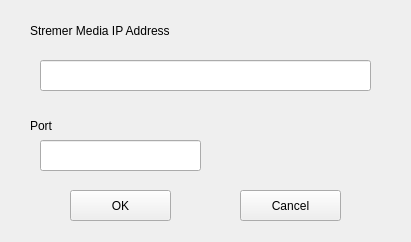
<?xml version="1.0" encoding="UTF-8"?>
<ui version="4.0">
 <class>Address</class>
 <widget class="QWidget" name="Address">
  <property name="geometry">
   <rect>
    <x>0</x>
    <y>0</y>
    <width>411</width>
    <height>242</height>
   </rect>
  </property>
  <property name="windowTitle">
   <string>Form</string>
  </property>
  <widget class="QLabel" name="IPlabel">
   <property name="geometry">
    <rect>
     <x>30</x>
     <y>10</y>
     <width>151</width>
     <height>41</height>
    </rect>
   </property>
   <property name="text">
    <string>Stremer Media IP Address</string>
   </property>
  </widget>
  <widget class="QLineEdit" name="IPText">
   <property name="geometry">
    <rect>
     <x>40</x>
     <y>60</y>
     <width>331</width>
     <height>31</height>
    </rect>
   </property>
  </widget>
  <widget class="QPushButton" name="OKbtn">
   <property name="geometry">
    <rect>
     <x>70</x>
     <y>190</y>
     <width>101</width>
     <height>31</height>
    </rect>
   </property>
   <property name="text">
    <string>OK</string>
   </property>
  </widget>
  <widget class="QPushButton" name="Canbtn">
   <property name="geometry">
    <rect>
     <x>240</x>
     <y>190</y>
     <width>101</width>
     <height>31</height>
    </rect>
   </property>
   <property name="text">
    <string>Cancel</string>
   </property>
  </widget>
  <widget class="QLabel" name="PortLabel">
   <property name="geometry">
    <rect>
     <x>30</x>
     <y>100</y>
     <width>51</width>
     <height>51</height>
    </rect>
   </property>
   <property name="text">
    <string>Port</string>
   </property>
  </widget>
  <widget class="QLineEdit" name="PortText">
   <property name="geometry">
    <rect>
     <x>40</x>
     <y>140</y>
     <width>161</width>
     <height>31</height>
    </rect>
   </property>
  </widget>
 </widget>
 <resources/>
 <connections/>
</ui>
